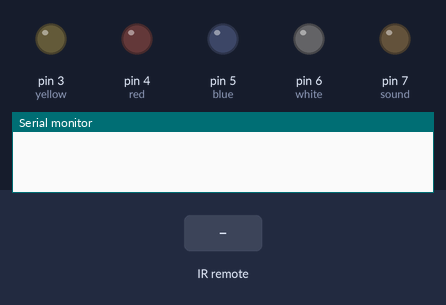
Simulated run of this sketch. Board: Arduino Uno, built with avr-gcc and run on an emulated ATmega328P. Parts: output pins drawn as LEDs (lit = HIGH), the last lines printed to the serial monitor. The inputs (shaded band) are chosen by the test bench.

Above: at 1.3 s.
1.4 s: infrared code 0xFF38C7 received
At 2.7 s:
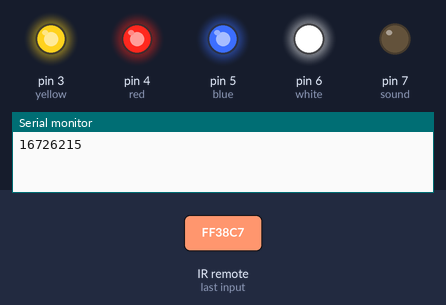
3.0 s: infrared code 0xFF02FD received
At 4.0 s:
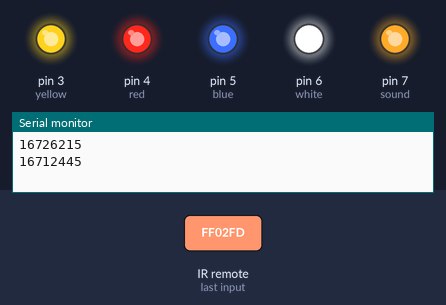
4.5 s: infrared code 0xFF9867 received
At 5.2 s:
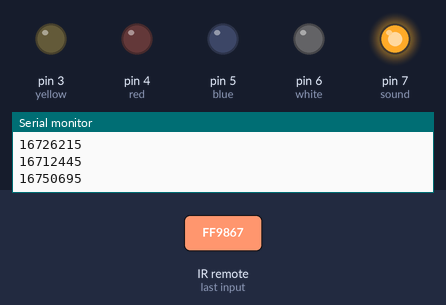
6.0 s: infrared code 0xFFA25D received
At 6.4 s:
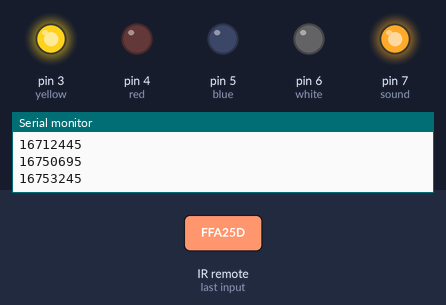
7.5 s: infrared code 0xFF629D received
At 8.7 s:
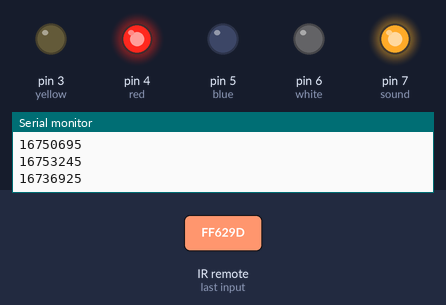
9.0 s: infrared code 0xFFE21D received
At 10.0 s:
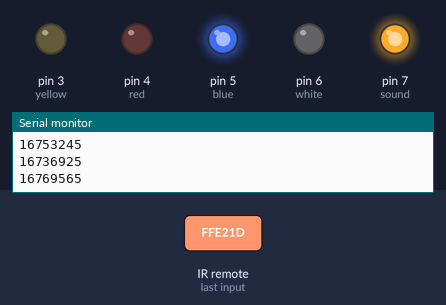
Timing chart, 0 to 11.5 s (numbered marks = the images above; inputs shaded):
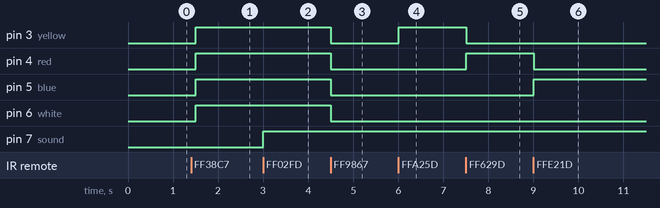

The sketch:

26.TVCommand2.ino
```cpp
#include <IRremote.h>
int yellow=3,red=4,blue=5,white=6,sound=7;
int IRdatapin=2;

IRrecv IR0(IRdatapin);
decode_results results;

#define buttonpower 16726215
#define button0 16750695
#define button1 16753245
#define button2 16736925
#define button3 16769565
#define button4 16720605
#define button5 16712445

void setup() {
Serial.begin(9600);
pinMode(yellow,OUTPUT);
pinMode(red,OUTPUT);
pinMode(blue,OUTPUT);
pinMode(white,OUTPUT);
pinMode(sound,OUTPUT);
IR0.enableIRIn();
}

void loop() {
if(IR0.decode(&results)){
  Serial.println(results.value);
  IR0.resume();
  if(results.value==buttonpower){
    digitalWrite(yellow,HIGH);
    digitalWrite(red,HIGH);
    digitalWrite(blue,HIGH);
    digitalWrite(white,HIGH);
  }
  else if(results.value==button0){
    digitalWrite(yellow,LOW);
    digitalWrite(red,LOW);
    digitalWrite(blue,LOW);
    digitalWrite(white,LOW);
  }
  else if(results.value==button1){
    digitalWrite(yellow,!digitalRead(yellow));
    digitalWrite(red,LOW);
    digitalWrite(blue,LOW);
    digitalWrite(white,LOW);
  }
  else if(results.value==button2){
    digitalWrite(yellow,LOW);
    digitalWrite(red,!digitalRead(red));
    digitalWrite(blue,LOW);
    digitalWrite(white,LOW);
  }
  else if(results.value==button3){
    digitalWrite(yellow,LOW);
    digitalWrite(red,LOW);
    digitalWrite(blue,!digitalRead(blue));
    digitalWrite(white,LOW);
  }
  else if(results.value==button4){
    digitalWrite(yellow,LOW);
    digitalWrite(red,LOW);
    digitalWrite(blue,LOW);
    digitalWrite(white,!digitalRead(white));
  }
  else if(results.value==button5){
    digitalWrite(sound,!digitalRead(sound));
  }
}
delay(500);
}
```

Measured:
- after the input at 1.4 s, pin 3 (yellow), pin 4 (red), pin 5 (blue), pin 6 (white): LOW → HIGH after 0.10 s
- after the input at 3.0 s, pin 7 (sound): LOW → HIGH at once
- after the input at 4.5 s, pin 3 (yellow), pin 4 (red), pin 5 (blue), pin 6 (white): HIGH → LOW at once
- after the input at 6.0 s, pin 3 (yellow): LOW → HIGH at once
- after the input at 7.5 s, pin 3 (yellow): HIGH → LOW at once; pin 4 (red): LOW → HIGH at once
- after the input at 9.0 s, pin 4 (red): HIGH → LOW at once; pin 5 (blue): LOW → HIGH at once
